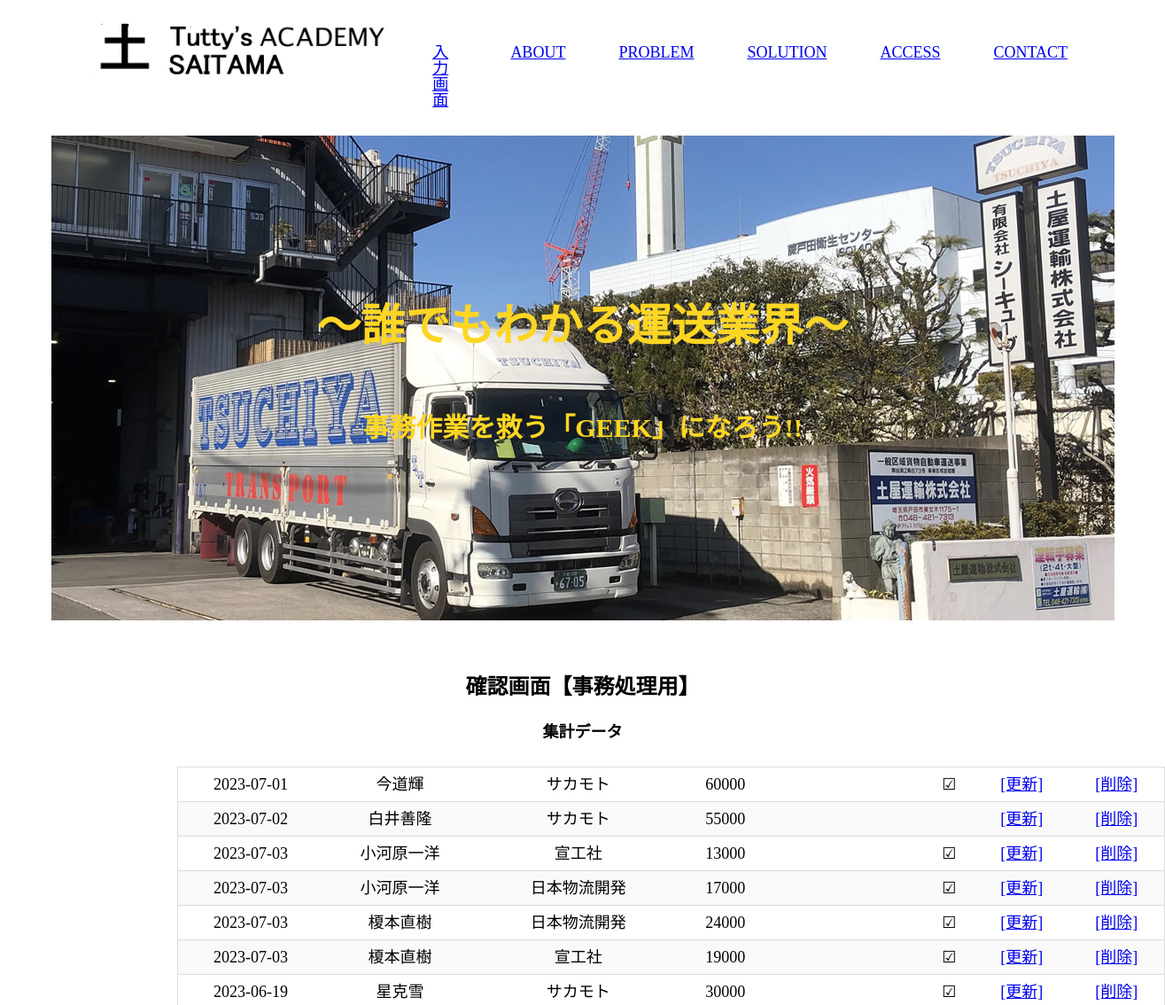
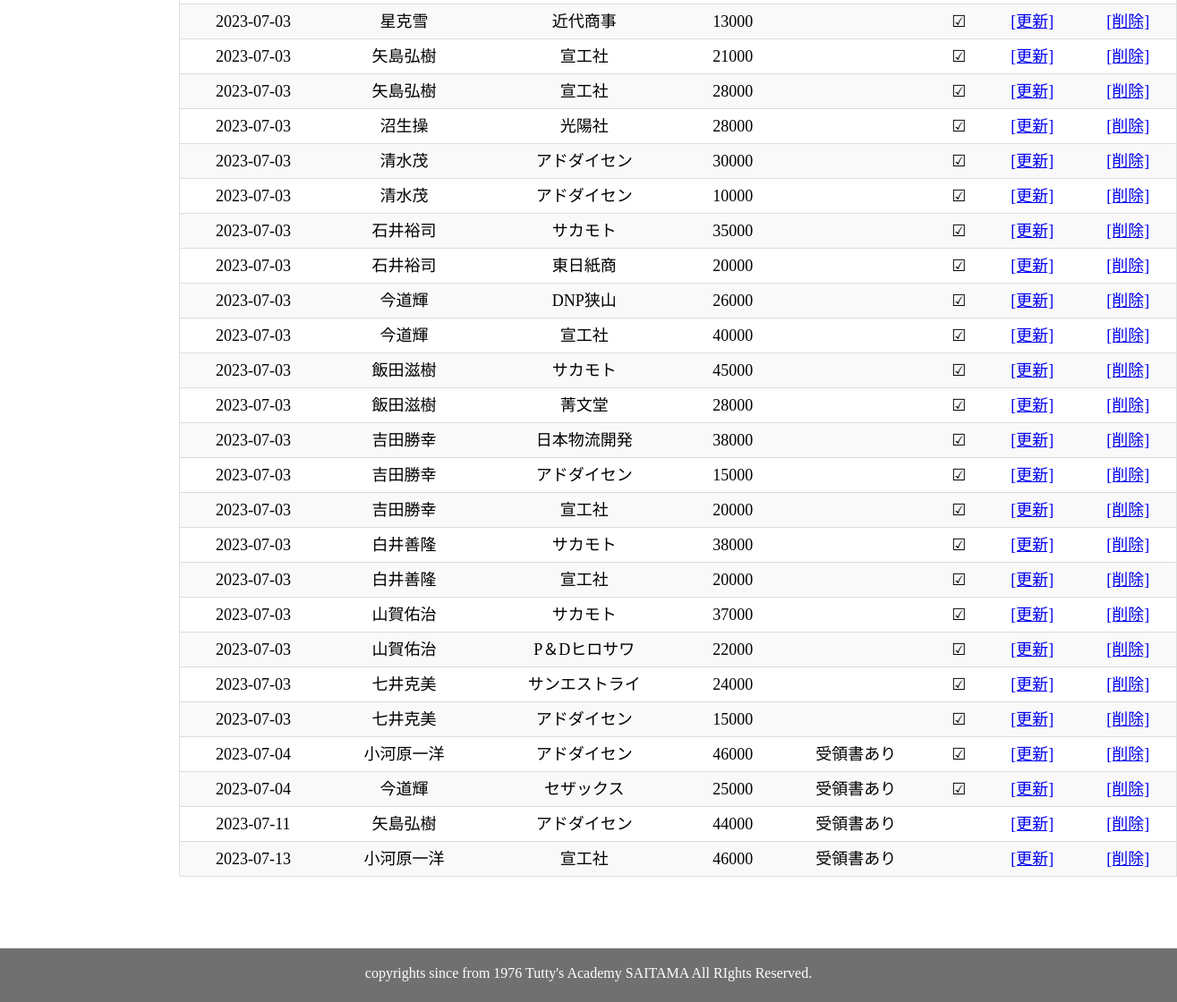
The app's page /select_data.php with its own data (2 pictures, top to bottom).
### tables this page shows
CREATE TABLE `gs_bm_table` (
  `id` int(12) NOT NULL,
  `date` date NOT NULL,
  `driver_name` varchar(64) NOT NULL,
  `company_name` varchar(64) NOT NULL,
  `price` text NOT NULL,
  `receipt` text NOT NULL,
  `check_btn` varchar(11) NOT NULL,
  `datetime` time NOT NULL
);

### funcs.php (called while the page is built, shortened)
<?php
function h($str)
{
    return htmlspecialchars($str, ENT_QUOTES);
}

### select_data.php (the view, shortened to what this page needs)
<?php
require_once('funcs.php');
try {
  $pdo = new PDO('mysql:dbname=tsuchiya_transport;charset=utf8;host=localhost','root','');
} catch (PDOException $e) {
  exit('DBConnectError'.$e->getMessage());
}
$stmt = $pdo->prepare("SELECT * FROM  gs_bm_table ");
$status = $stmt->execute();
$view="";
if ($status==false) {
  $error = $stmt->errorInfo();
  exit("ErrorQuery:".$error[2]);
}else{
  while( $result = $stmt->fetch(PDO::FETCH_ASSOC)){
    $view .= "<tr>";
    $view .='<td>'. h($result['date']) .'</td>'
    .'<td>'. h($result['driver_name']).'</td>' .'<td>'.h($result['company_name'])
    .'</td>'.'<td>'.h($result['price']).'</td>'.'<td>'.h($result['receipt']).'</td>'
    .'<td>'.h($result['check_btn']).'</td>';
    $view .= '<td>'.'<a href="detail.php?id='. $result['id'] .'">';
    $view .= '[更新]';
    $view .= '</a>'.'</td>';
    $view .= '<td>'.'<a href="delete.php?id='. $result['id'] .'">';
    $view .= '[削除]';
    $view .= '</a>'.'</td>';
    $view .= "</tr>";
  }
}
?>
<!DOCTYPE html>
<html lang="ja">
<head>
    <link rel="stylesheet" href="css/reset.css">
    <link rel="stylesheet" href="css/new.css">
</head>
<body>
    <header>
        <div class="head">
            <h1>
                <a href="index.html"><img class="logo" src="img/header_logo.png" alt="ロゴ写真"></a>
            </h1>
            <nav>
                <ul class="main-nav">
                    <li><a href="index.php">入力画面</a></li>
                    <li><a href="about.html">ABOUT</a></li>
                    <li><a href="problem.html">PROBLEM</a></li>
                    <li><a href="news.html">SOLUTION</a></li>
                    <li><a href="access.html">ACCESS</a></li>
                    <li><a href="contact.html">CONTACT</a></li>
                </ul>
            </nav>
        </div>
    </header>
    <div class="mainbg">
        <img src="img/mainbg.jpg" alt="メイン写真">
        <h1>～誰でもわかる運送業界～</h1>
        <p>事務作業を救う「GEEK」になろう!!</p>
    </div>
    <main>
        <div class="contact ">
            <p>確認画面【事務処理用】</p>
        </div>
        <div class="setumeikai ">
            集計データ
        </div>
<div>
    <div class="view">
      <table>
        <tbody>
          <?= $view ?>
        </tbody>
      </table>
        </div>
</div>
<footer id="footer ">
    <div class="footer ">
        <p>copyrights since from 1976 Tutty's Academy SAITAMA All RIghts Reserved.</p>
    </div>
</footer>
</body>
</html>

### css/new.css (style rules this page uses)
.head { display: flex; justify-content: space-between; }
.logo { margin: 20px 20px; height: 71px; padding-left: 80px; }
.main-nav { display: flex; font-size: 21px; padding-right: 80px; }
.main-nav li { margin: 30px 30px; justify-content: center ; font-size: 18px; padding-top: 20px; }
.mainbg { text-align: center; filter: grayscale(5%); }
.mainbg h1 { position: absolute; top: 40%; left: 50%; transform: translate(-50%, -50%); text-align: center; color: #ffd61a; font-size: 50px; font-family: 'Courier New', Courier, monospace; font-weight: bold; }
.mainbg p { position: absolute; top: 60%; left: 50%; transform: translate(-50%, -50%); text-align: center; color: #ffd61a; font-weight: lighter; font-size: 30px; font-weight: bold; }
.contact { font-size: 24px; font-weight: bold; padding-top: 60px; margin-bottom: 0px; text-align: center; }
.setumeikai { font-size: 18px; font-weight: bold; padding-top: 30px; margin-bottom: 30px; text-align: center; }
.view { max-width: 1200px; text-align: center; font-size: 18px; padding-left: 200px; }
table { width: 100%; border-collapse: collapse; border: 1px solid #ddd; }
tbody tr:nth-child(even) { background-color: #f9f9f9; }
tbody td { padding: 10px; border-bottom: 1px solid #ddd; }
.footer { height: 40px; background-color: #707070; color: white; text-align: center; padding-top: 20px; margin-top: 80px; }

### records on screen
gs_bm_table: date "2023-07-01", driver_name "今道輝", company_name "サカモト", price "60000", check_btn "☑", value "[更新] [削除]"
gs_bm_table: date "2023-07-02", driver_name "白井善隆", company_name "サカモト", price "55000", value "[更新] [削除]"
gs_bm_table: date "2023-07-03", driver_name "小河原一洋", company_name "宣工社", price "13000", check_btn "☑", value "[更新] [削除]"
gs_bm_table: date "2023-07-03", driver_name "小河原一洋", company_name "日本物流開発", price "17000", check_btn "☑", value "[更新] [削除]"
gs_bm_table: date "2023-07-03", driver_name "榎本直樹", company_name "日本物流開発", price "24000", check_btn "☑", value "[更新] [削除]"
gs_bm_table: date "2023-07-03", driver_name "榎本直樹", company_name "宣工社", price "19000", check_btn "☑", value "[更新] [削除]"
gs_bm_table: date "2023-06-19", driver_name "星克雪", company_name "サカモト", price "30000", check_btn "☑", value "[更新] [削除]"
gs_bm_table: date "2023-07-03", driver_name "星克雪", company_name "近代商事", price "13000", check_btn "☑", value "[更新] [削除]"
gs_bm_table: date "2023-07-03", driver_name "矢島弘樹", company_name "宣工社", price "21000", check_btn "☑", value "[更新] [削除]"
gs_bm_table: date "2023-07-03", driver_name "矢島弘樹", company_name "宣工社", price "28000", check_btn "☑", value "[更新] [削除]"
gs_bm_table: date "2023-07-03", driver_name "沼生操", company_name "光陽社", price "28000", check_btn "☑", value "[更新] [削除]"
gs_bm_table: date "2023-07-03", driver_name "清水茂", company_name "アドダイセン", price "30000", check_btn "☑", value "[更新] [削除]"
gs_bm_table: date "2023-07-03", driver_name "清水茂", company_name "アドダイセン", price "10000", check_btn "☑", value "[更新] [削除]"
gs_bm_table: date "2023-07-03", driver_name "石井裕司", company_name "サカモト", price "35000", check_btn "☑", value "[更新] [削除]"
gs_bm_table: date "2023-07-03", driver_name "石井裕司", company_name "東日紙商", price "20000", check_btn "☑", value "[更新] [削除]"
gs_bm_table: date "2023-07-03", driver_name "今道輝", company_name "DNP狭山", price "26000", check_btn "☑", value "[更新] [削除]"
gs_bm_table: date "2023-07-03", driver_name "今道輝", company_name "宣工社", price "40000", check_btn "☑", value "[更新] [削除]"
gs_bm_table: date "2023-07-03", driver_name "飯田滋樹", company_name "サカモト", price "45000", check_btn "☑", value "[更新] [削除]"
gs_bm_table: date "2023-07-03", driver_name "飯田滋樹", company_name "菁文堂", price "28000", check_btn "☑", value "[更新] [削除]"
gs_bm_table: date "2023-07-03", driver_name "吉田勝幸", company_name "日本物流開発", price "38000", check_btn "☑", value "[更新] [削除]"
gs_bm_table: date "2023-07-03", driver_name "吉田勝幸", company_name "アドダイセン", price "15000", check_btn "☑", value "[更新] [削除]"
gs_bm_table: date "2023-07-03", driver_name "吉田勝幸", company_name "宣工社", price "20000", check_btn "☑", value "[更新] [削除]"
gs_bm_table: date "2023-07-03", driver_name "白井善隆", company_name "サカモト", price "38000", check_btn "☑", value "[更新] [削除]"
gs_bm_table: date "2023-07-03", driver_name "白井善隆", company_name "宣工社", price "20000", check_btn "☑", value "[更新] [削除]"
gs_bm_table: date "2023-07-03", driver_name "山賀佑治", company_name "サカモト", price "37000", check_btn "☑", value "[更新] [削除]"
gs_bm_table: date "2023-07-03", driver_name "山賀佑治", company_name "P＆Dヒロサワ", price "22000", check_btn "☑", value "[更新] [削除]"
gs_bm_table: date "2023-07-03", driver_name "七井克美", company_name "サンエストライ", price "24000", check_btn "☑", value "[更新] [削除]"
gs_bm_table: date "2023-07-03", driver_name "七井克美", company_name "アドダイセン", price "15000", check_btn "☑", value "[更新] [削除]"
gs_bm_table: date "2023-07-04", driver_name "小河原一洋", company_name "アドダイセン", price "46000", receipt "受領書あり", check_btn "☑", value "[更新] [削除]"
gs_bm_table: date "2023-07-04", driver_name "今道輝", company_name "セザックス", price "25000", receipt "受領書あり", check_btn "☑", value "[更新] [削除]"
gs_bm_table: date "2023-07-11", driver_name "矢島弘樹", company_name "アドダイセン", price "44000", receipt "受領書あり", value "[更新] [削除]"
gs_bm_table: date "2023-07-13", driver_name "小河原一洋", company_name "宣工社", price "46000", receipt "受領書あり", value "[更新] [削除]"
